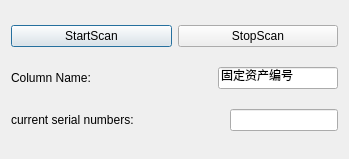
<?xml version="1.0" encoding="UTF-8"?>
<ui version="4.0">
 <class>ScanWorkPieceDialog</class>
 <widget class="QDialog" name="ScanWorkPieceDialog">
  <property name="geometry">
   <rect>
    <x>0</x>
    <y>0</y>
    <width>349</width>
    <height>159</height>
   </rect>
  </property>
  <property name="windowTitle">
   <string>ScanWorkPieceDialog</string>
  </property>
  <property name="toolTip">
   <string>&lt;html&gt;&lt;head/&gt;&lt;body&gt;&lt;p&gt;&lt;br/&gt;&lt;/p&gt;&lt;/body&gt;&lt;/html&gt;</string>
  </property>
  <property name="whatsThis">
   <string>&lt;html&gt;&lt;head/&gt;&lt;body&gt;&lt;p&gt;二维码扫码&lt;/p&gt;&lt;/body&gt;&lt;/html&gt;</string>
  </property>
  <layout class="QGridLayout" name="gridLayout">
   <item row="0" column="0">
    <layout class="QHBoxLayout" name="horizontalLayout">
     <item>
      <widget class="QPushButton" name="starScanButton">
       <property name="text">
        <string>StartScan</string>
       </property>
      </widget>
     </item>
     <item>
      <widget class="QPushButton" name="stopScanButton">
       <property name="text">
        <string>StopScan</string>
       </property>
      </widget>
     </item>
    </layout>
   </item>
   <item row="1" column="0">
    <layout class="QHBoxLayout" name="horizontalLayout_3">
     <item>
      <widget class="QLabel" name="columnNameLabel">
       <property name="text">
        <string>Column Name:</string>
       </property>
      </widget>
     </item>
     <item>
      <spacer name="horizontalSpacer">
       <property name="orientation">
        <enum>Qt::Horizontal</enum>
       </property>
       <property name="sizeHint" stdset="0">
        <size>
         <width>40</width>
         <height>20</height>
        </size>
       </property>
      </spacer>
     </item>
     <item>
      <widget class="QLineEdit" name="columnNameLineEdit">
       <property name="text">
        <string>固定资产编号</string>
       </property>
      </widget>
     </item>
    </layout>
   </item>
   <item row="2" column="0">
    <layout class="QHBoxLayout" name="horizontalLayout_2">
     <item>
      <widget class="QLabel" name="currentSerialNumbersLabel">
       <property name="text">
        <string>current serial numbers:</string>
       </property>
      </widget>
     </item>
     <item>
      <spacer name="horizontalSpacer_2">
       <property name="orientation">
        <enum>Qt::Horizontal</enum>
       </property>
       <property name="sizeHint" stdset="0">
        <size>
         <width>40</width>
         <height>20</height>
        </size>
       </property>
      </spacer>
     </item>
     <item>
      <widget class="QLineEdit" name="currentSerialNumberslineEdit"/>
     </item>
    </layout>
   </item>
  </layout>
 </widget>
 <layoutdefault spacing="6" margin="11"/>
 <resources/>
 <connections/>
</ui>
